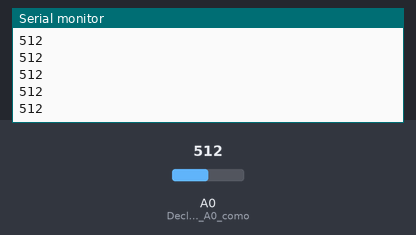
A sketch run on a simulated Arduino Uno, built with avr-gcc and run on an emulated ATmega328P. On the bench: the last lines printed to the serial monitor. Inputs (shaded band) come from the test bench; at power-on: A0 (Declaramos_el_pin_A0_como) = 512.

Above: at 1.2 s.
1.3 s: A0 (Declaramos_el_pin_A0_como) set to 716
At 1.8 s:
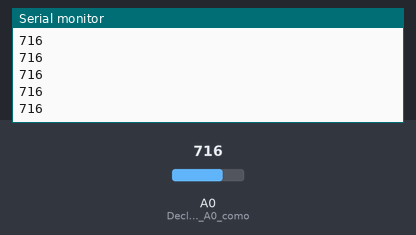
2.8 s: A0 (Declaramos_el_pin_A0_como) set to 900
At 3.3 s:
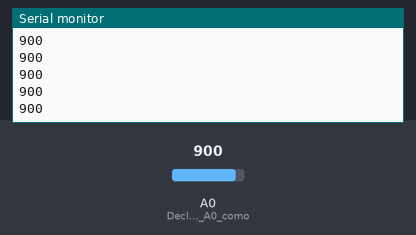
Timing chart, 0 to 5.8 s (numbered marks = the images above; inputs shaded):
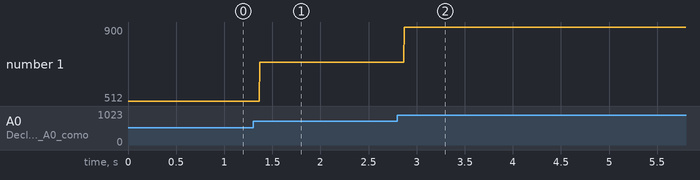

Measured:
- after the input at 1.3 s, the serial monitor: prints a new line after 0.07 s (image 1)
- after the input at 2.8 s, the serial monitor: prints a new line after 0.07 s (image 2)
- plotted number 1: 512 → 716 after the input at 1.3 s, 716 → 900 after the input at 2.8 s

The sketch:

EntradaAnalogica.ino
```cpp
void setup() {
  Serial.begin(9600); //Iniciamos el protocolo Serial, con una velocidad de transferencia de 9600 baudios
  pinMode(A0, INPUT); //Declaramos el pin A0 como una entrada
}

void loop() {
  int valor = analogRead(A0); //Leemos el valor en A0 y lo guardamos en valor
  Serial.println(valor); //Mostramos el valor en pantalla
}
```
